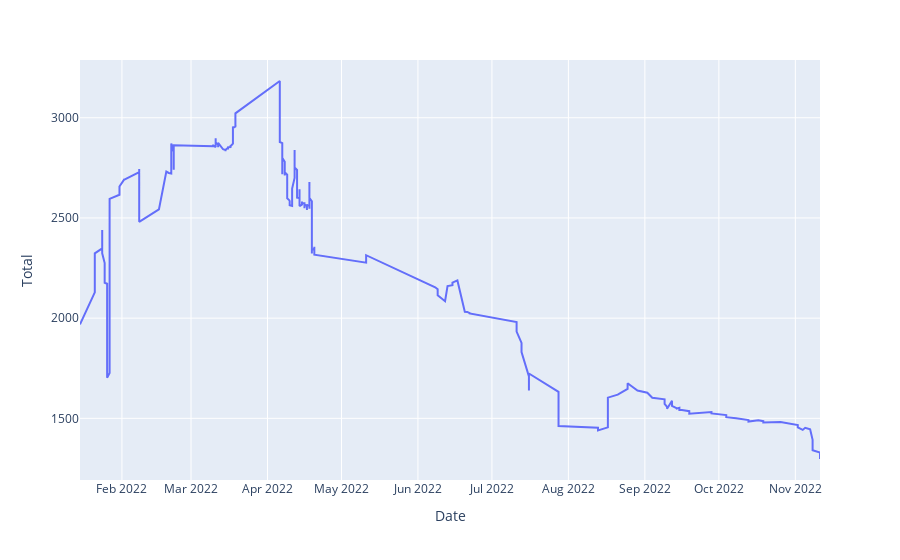

Here is the notebook cell this chart was saved with:
### Markdown cell above
На данном этапе стоит упамянуть что с этим активом связано еще несколько явно бессистемных сделок, но матиматически ошибки из за этого не возникает, а дальнейшую очистку (как выброс) выполним позже.

Выполнив первичную подготовку данных мы можем построить график изменения баланса в течении года:

### Code cell
# display dinamic of balance
fig = px.line(
    traid_data,
    x='Date',
    y='Total',
    #color="continent",
    #line_group="country",
    #hover_name="country",
    #line_shape="spline",
    render_mode="svg")
fig.show();

### Figure 1 — Plotly figure (JSON) as saved in the notebook; plotly's stock layout.template omitted (floating-point values rounded to 4 significant figures; data arrays with more than 128 entries replaced by an {"elided": "..."} marker saying what was removed)
{"data": [{"hovertemplate": "Date=%{x}<br>Total=%{y}<extra></extra>", "legendgroup": "", "line": {"color": "#636efa", "dash": "solid"}, "marker": {"symbol": "circle"}, "mode": "lines", "name": "", "orientation": "v", "showlegend": false, "type": "scatter", "x": {"elided": "396 str values"}, "xaxis": "x", "y": {"elided": "396 float values"}, "yaxis": "y"}], "layout": {"legend": {"tracegroupgap": 0}, "margin": {"t": 60}, "xaxis": {"anchor": "y", "domain": [0, 1], "title": {"text": "Date"}}, "yaxis": {"anchor": "x", "domain": [0, 1], "title": {"text": "Total"}}}}
